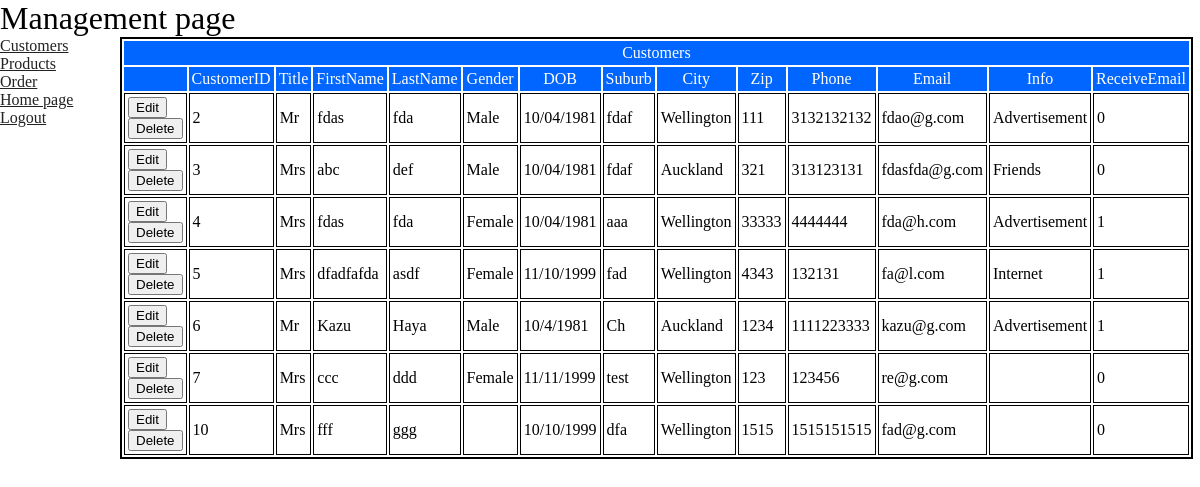
Screenshot of /backend/customers.php (signed in) with the database file from the repository.
### tables this page shows
CREATE TABLE IF NOT EXISTS `customer` (
  `CustomerID` int(6) NOT NULL AUTO_INCREMENT,
  `Title` varchar(5) DEFAULT NULL,
  `FirstName` varchar(20) NOT NULL,
  `LastName` varchar(20) NOT NULL,
  `Gender` varchar(6) DEFAULT NULL,
  `DOB` varchar(10) NOT NULL,
  `Suburb` varchar(20) NOT NULL,
  `City` varchar(20) NOT NULL,
  `Zip` varchar(10) NOT NULL,
  `Phone` varchar(13) NOT NULL,
  `Email` varchar(30) NOT NULL,
  `Info` varchar(30) DEFAULT NULL,
  `ReceiveMail` tinyint(1) NOT NULL,
  `loginID` varchar(12) NOT NULL,
  `password` varchar(12) NOT NULL,
  PRIMARY KEY (`CustomerID`),
  UNIQUE KEY `loginID` (`loginID`),
  KEY `CustomerID` (`CustomerID`)
);

### backend/customers.php (the view, shortened to what this page needs)
<!DOCTYPE html>
<html xmlns="http://www.w3.org/1999/xhtml">
<head>
<link href="css/default.css" rel="stylesheet" type="text/css">
<link href="css/style.css" rel="stylesheet" type="text/css">
</head>
<body>
<div id="container">
	<div id="header">
	<h1>Management page</h1>
	</div>
	<?php include "menu.php"?>
	<div id="contents">
	<table>
		<tr>
			<th colspan="14">Customers</th>
		</tr>
		<tr>
			<th></th>
			<th>CustomerID</th>
			<th>Title</th>
			<th>FirstName</th>
			<th>LastName</th>
			<th>Gender</th>
			<th>DOB</th>
			<th>Suburb</th>
			<th>City</th>
			<th>Zip</th>
			<th>Phone</th>
			<th>Email</th>
			<th>Info</th>
			<th>ReceiveEmail</th>
		</tr>
		<?php
			$query="SELECT * FROM customer ORDER BY CustomerID ASC";
			$result=mysql_query($query);
			$num=mysql_numrows($result);
			$i=0;
			while ($i < $num)
			{
				$cust_id=mysql_result($result,$i,"CustomerID");
				$title=mysql_result($result,$i,"Title");
				$fname=mysql_result($result,$i,"FirstName");
				$lname=mysql_result($result,$i,"LastName");
				$gender=mysql_result($result,$i,"Gender");
				$dob=mysql_result($result,$i,"DOB");
				$suburb=mysql_result($result,$i,"Suburb");
				$city=mysql_result($result,$i,"City");
				$zip=mysql_result($result,$i,"Zip");
				$phone=mysql_result($result,$i,"Phone");
				$email=mysql_result($result,$i,"Email");
				$info=mysql_result($result,$i,"Info");
				$receiveMail=mysql_result($result,$i,"ReceiveMail");
		?>
			<tr>
				<td>
					<a href='updateCustomer.php?id=<?php echo"$cust_id";?>'><input type="button" value = "Edit"/></a>
					<br>
					<form method = 'post' action = 'exeDeleteCustomer.php?id=<?php echo"$cust_id";?>'
					onsubmit = "return confirmDelete()">
					<input type="submit" value="Delete">
					</form>
				</td>
				<td><?php echo "$cust_id"; ?></td>
				<td><?php echo "$title"; ?></td>
				<td><?php echo "$fname"; ?></td>
				<td><?php echo "$lname"; ?></td>
				<td><?php echo "$gender"; ?></td>
				<td><?php echo "$dob"; ?></td>
				<td><?php echo "$suburb"; ?></td>
				<td><?php echo "$city"; ?></td>
				<td><?php echo "$zip"; ?></td>
				<td><?php echo "$phone"; ?></td>
				<td><?php echo "$email"; ?></td>
				<td><?php echo "$info"; ?></td>
				<td><?php echo "$receiveMail"; ?></td>
			</tr>
		<?php
				++$i;
			}
		?>
	</table>
	</div>
</div>
</body>
</html>

### backend/css/default.css (style rules this page uses)
html, body, div, h1, h2, h3, h4, h5, h6, p, ul, ol, li, dl, dt, dd, table, th, td, form { font-weight: normal; margin: 0; padding: 0; list-style: none; }
body { font-family:Times New Roman; height: 100%; }
html { height:100%; }
a { color:#222222; }
table { border:solid 2px black; padding:0; }
th { background-color:#0066FF; color:white; margin:0; padding:3px; }
td { padding:3px; margin:0; border:solid 1px black; }

### backend/css/style.css (style rules this page uses)
#container { min-width:1200px; }
#contents { min-width:1050px; float:left; }

### rows the page displays
customer: CustomerID "2", Title "Mr", FirstName "fdas", LastName "fda", Gender "Male", DOB "10/04/1981", Suburb "fdaf", City "Wellington", Zip "111", Phone "3132132132", Email "fdao@g.com", Info "Advertisement", ReceiveMail "0"
customer: CustomerID "3", Title "Mrs", FirstName "abc", LastName "def", Gender "Male", DOB "10/04/1981", Suburb "fdaf", City "Auckland", Zip "321", Phone "313123131", Email "fdasfda@g.com", Info "Friends", ReceiveMail "0"
customer: CustomerID "4", Title "Mrs", FirstName "fdas", LastName "fda", Gender "Female", DOB "10/04/1981", Suburb "aaa", City "Wellington", Zip "33333", Phone "4444444", Email "fda@h.com", Info "Advertisement", ReceiveMail "1"
customer: CustomerID "5", Title "Mrs", FirstName "dfadfafda", LastName "asdf", Gender "Female", DOB "11/10/1999", Suburb "fad", City "Wellington", Zip "4343", Phone "132131", Email "fa@l.com", Info "Internet", ReceiveMail "1"
customer: CustomerID "6", Title "Mr", FirstName "Kazu", LastName "Haya", Gender "Male", DOB "10/4/1981", Suburb "Ch", City "Auckland", Zip "1234", Phone "1111223333", Email "kazu@g.com", Info "Advertisement", ReceiveMail "1"
customer: CustomerID "7", Title "Mrs", FirstName "ccc", LastName "ddd", Gender "Female", DOB "11/11/1999", Suburb "test", City "Wellington", Zip "123", Phone "123456", Email "re@g.com", ReceiveMail "0"
customer: CustomerID "10", Title "Mrs", FirstName "fff", LastName "ggg", DOB "10/10/1999", Suburb "dfa", City "Wellington", Zip "1515", Phone "1515151515", Email "fad@g.com", ReceiveMail "0"
